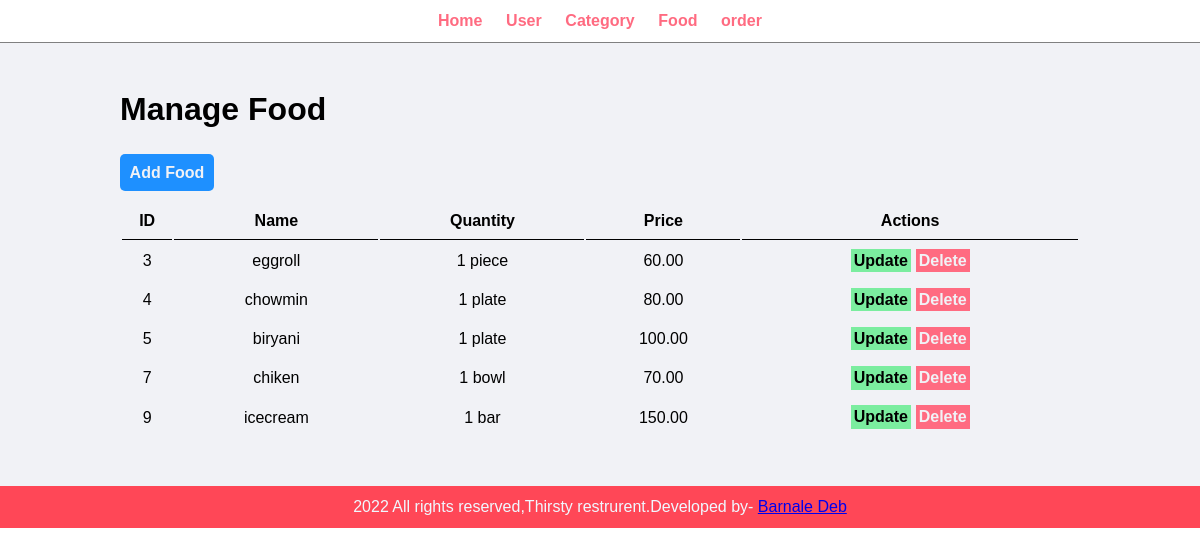
The page /admin2/manage-food.php on the database its author committed.
### tables this page shows
CREATE TABLE `table_food` (
  `id` int(10) UNSIGNED NOT NULL,
  `name` varchar(255) NOT NULL,
  `quantity` varchar(255) NOT NULL,
  `price` decimal(10,2) NOT NULL
);

### admin2/dao.php (called while the page is built, shortened)
<?php
function get_food(){
    $con=$GLOBALS['con'];
    $sql="select* from table_food";
    $result=$con->query($sql);
    $getData=array();
    if($result->num_rows>0){
        while($row=$result->fetch_assoc()){
            $getData[]=$row;
        }
    }
    return $getData;
}
?>

### admin2/manage-food.php (the view, shortened to what this page needs)
<?php
include "menu.php";
include "dao.php";
$food=get_food()
?>
<!doctype html>
<html>
     <head>
          <link href="all.css" rel="stylesheet">
     </head>
     <body>
          <div class="main-content">
               <div class="wrapper">
                    <h1>Manage Food</h1>
                    <br><br>
                    <a href="add-food.php" class="btn-primary">Add Food</a>
                    <br><br>
                    <table class="tbl-full">
                         <thead>
                              <tr>
                                   <th>ID</th>
                                   <th>Name</th>
                                   <th>Quantity</th>
                                   <th>Price</th>
                                   <th>Actions</th>
                              </tr>
                         </thead>
                         <tbody>
                              <?php foreach($food as $f){?>
                                   <tr>
                                        <td><?=$f['id'];?></td>
                                        <td><?=$f['name'];?></td>
                                        <td><?=$f['quantity'];?></td>
                                        <td><?=$f['price'];?></td>
                                        <td>
                                             <a href="update-food.php?id=<?=$f['id'];?>" class="btn-secondary">Update</a>
                                             <a href="control.php?id=<?=$f['id'];?>&n=<?='dlt-food';?>" class="btn-denger">Delete</a>
                                             <br>
                                        </td>
                                   </tr>
                              <?php } ?>
                         </tbody>
                    </table>
               </div>
          </div>
     </body>
</html>
<?php include "footer.php"; ?>

### admin2/all.css (style rules this page uses)
* { margin :0; padding: 0; font-family: Arial, Helvetica, sans-serif; }
.wrapper { padding: 1%; width: 80%; margin: 0 auto; }
.tbl-full { width: 100%; }
table thead tr th { border-bottom: 1px solid black ; padding: 1%; text-align: center; }
table tbody tr td { padding: 1%; text-align: center; }
.btn-primary { background-color: #1e90ff; padding: 1%; color: #f1f2f6; text-decoration: none; font-weight: bold; border-radius: 5px; }
.btn-secondary { background-color: #7bed9f; padding: 1%; color: black; text-decoration: none; font-weight: bold; }
.btn-denger { background-color: #ff6b81; padding: 1%; color: #f1f2f6; text-decoration: none; font-weight: bold; }
.main-content { background-color: #f1f2f6; padding: 3% 0%; }

### problem/admin.css (style rules this page uses)
* { margin :0; padding: 0; font-family: Arial, Helvetica, sans-serif; }
.wrapper { padding: 1%; width: 80%; margin: 0 auto; }
.tbl-full { width: 100%; }
table tr th { border-bottom: 1px solid black ; padding: 1%; text-align: left; }
table tr td { padding: 1%; }
.btn-primary { background-color: #1e90ff; padding: 1%; color: #f1f2f6; text-decoration: none; font-weight: bold; }
.btn-secondary { background-color: #7bed9f; padding: 1%; color: black; text-decoration: none; font-weight: bold; }
.btn-denger { background-color: #ff6b81; padding: 1%; color: #f1f2f6; text-decoration: none; font-weight: bold; }
.main-content { background-color: #f1f2f6; padding: 3% 0%; }

### rows shown on the page
table_food: id "3", name "eggroll", quantity "1 piece", price "60.00"
table_food: id "4", name "chowmin", quantity "1 plate", price "80.00"
table_food: id "5", name "biryani", quantity "1 plate", price "100.00"
table_food: id "7", name "chiken", quantity "1 bowl", price "70.00"
table_food: id "9", name "icecream", quantity "1 bar", price "150.00"
